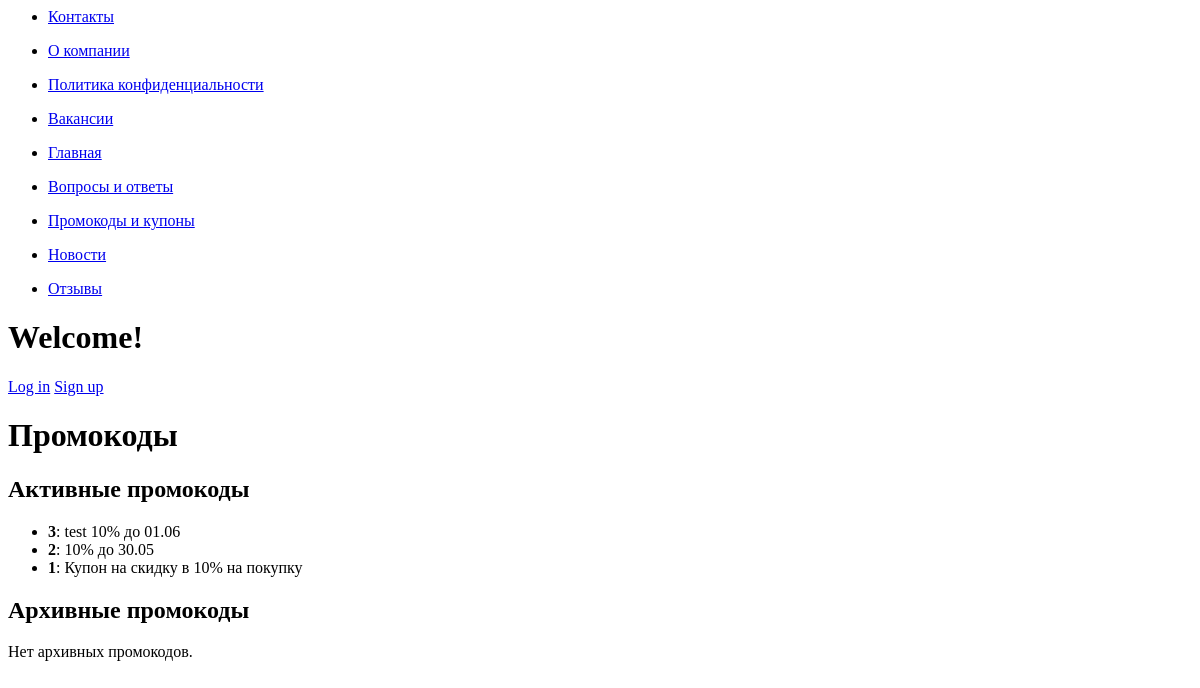
/promos/, run on an earlier commit of the app's database.
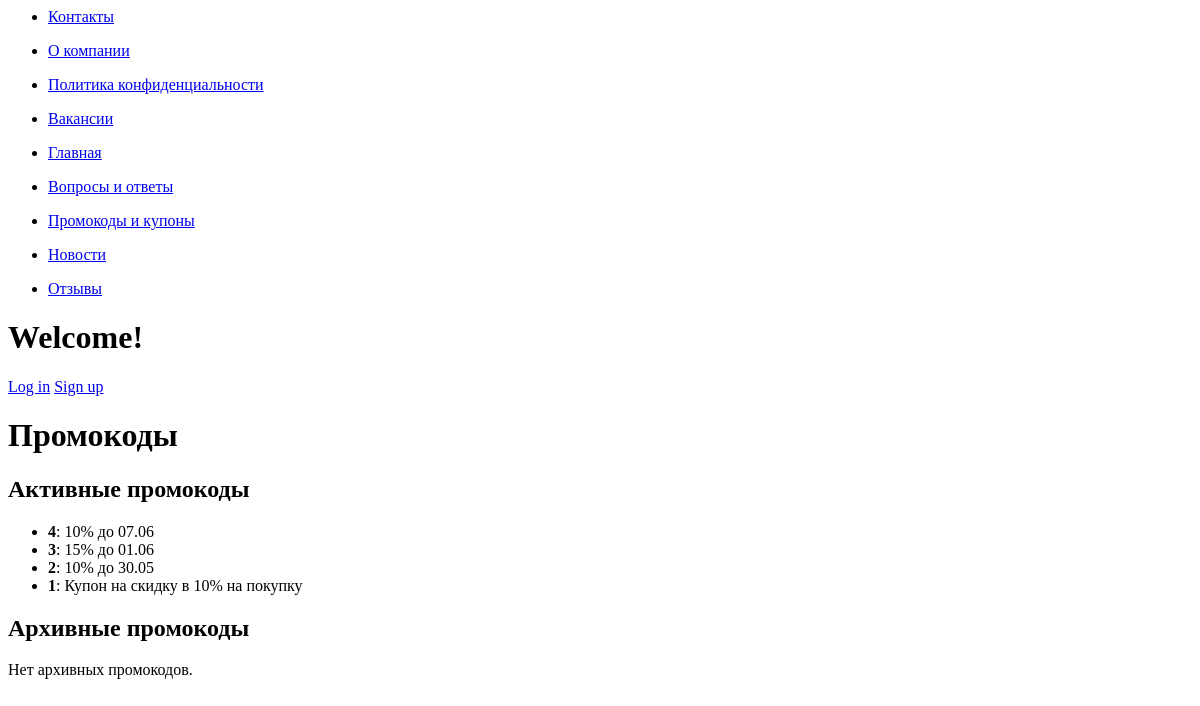
And on a later commit of the database.
### Autosalon/models.py (models this page shows, shortened)
class Promo(models.Model):
    code = models.CharField(max_length=100, unique=True)
    description = models.TextField()
    is_active = models.BooleanField(default=True)
    date_created = models.DateTimeField(auto_now_add=True)
    expiration_date = models.DateField(null=True, blank=True)
    discount_value = models.DecimalField(max_digits=5, decimal_places=2, default=0)
    class Meta:
        ordering = ['-date_created']

### Autosalon/views/views.py (the view)
# urls.py: path('promos/',views.promos,name='promos'),
def promos(request):
    active_promo_codes = Promo.objects.filter(is_active=True)
    archived_promo_codes = Promo.objects.filter(is_active=False)
    context = {
        'active_promo_codes': active_promo_codes,
        'archived_promo_codes': archived_promo_codes,
    }
    return render(request, 'promos.html', context)

### Autosalon/templates/promos.html
{% extends 'baseview.html' %}
{% block content %}
<div class="promocodes-container">
    <h1>Промокоды</h1>
    <h2>Активные промокоды</h2>
    {% if active_promo_codes %}
        <ul>
            {% for promo_code in active_promo_codes %}
                <li>
                    <strong>{{ promo_code.code }}</strong>: {{ promo_code.description }}
                </li>
            {% endfor %}
        </ul>
    {% else %}
        <p>Нет активных промокодов.</p>
    {% endif %}
    <h2>Архивные промокоды</h2>
    {% if archived_promo_codes %}
        <ul>
            {% for promo_code in archived_promo_codes %}
                <li>
                    <strong>{{ promo_code.code }}</strong>: {{ promo_code.description }}
                </li>
            {% endfor %}
        </ul>
    {% else %}
        <p>Нет архивных промокодов.</p>
    {% endif %}
</div>
{% endblock %}

What changed in the data, as far as the page shows it:
added Promo: code "4", description "10% до 07.06"
changed Promo (number 2 of 4 on the later page): description "test 10% до 01.06" → "15% до 01.06"
